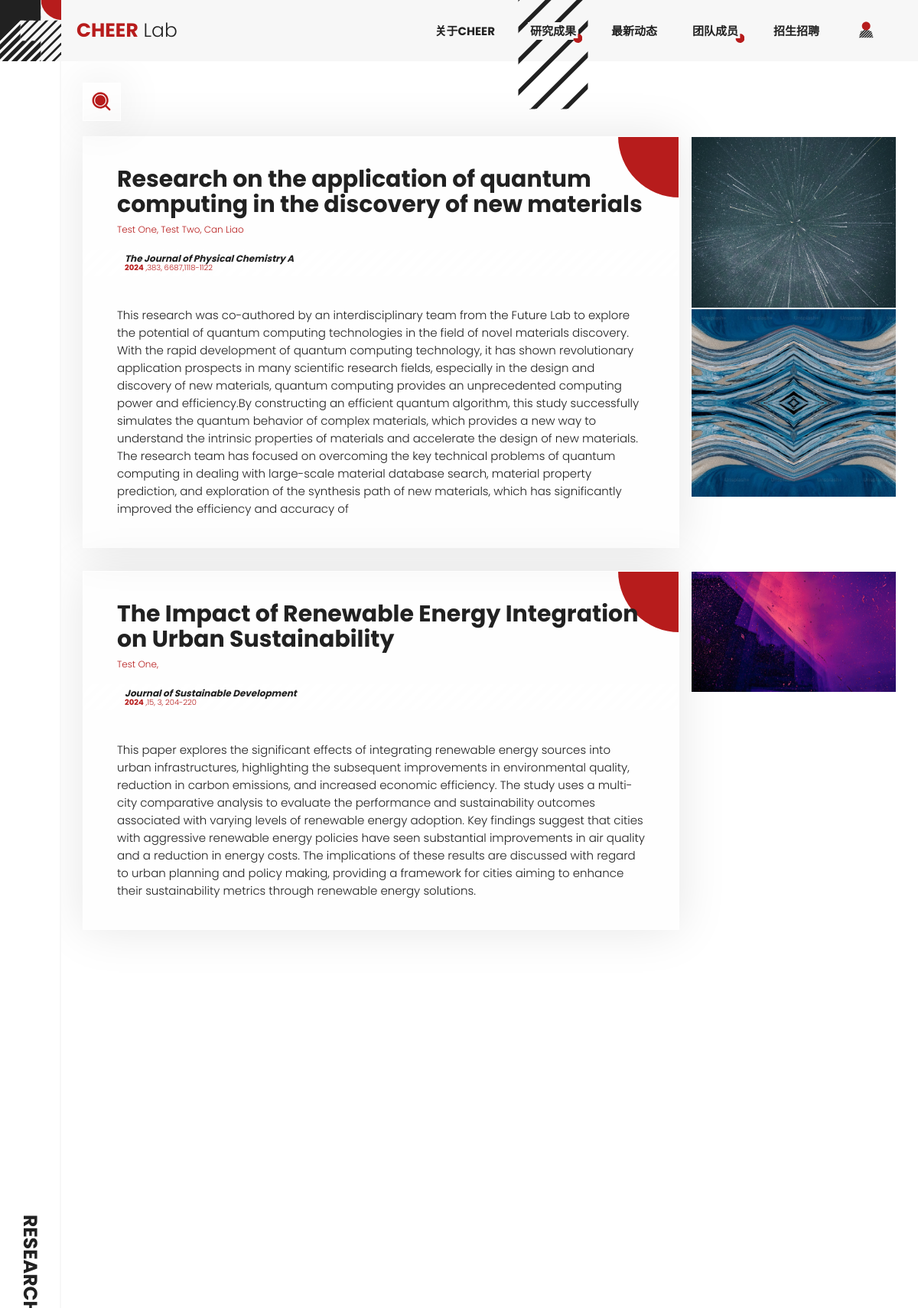
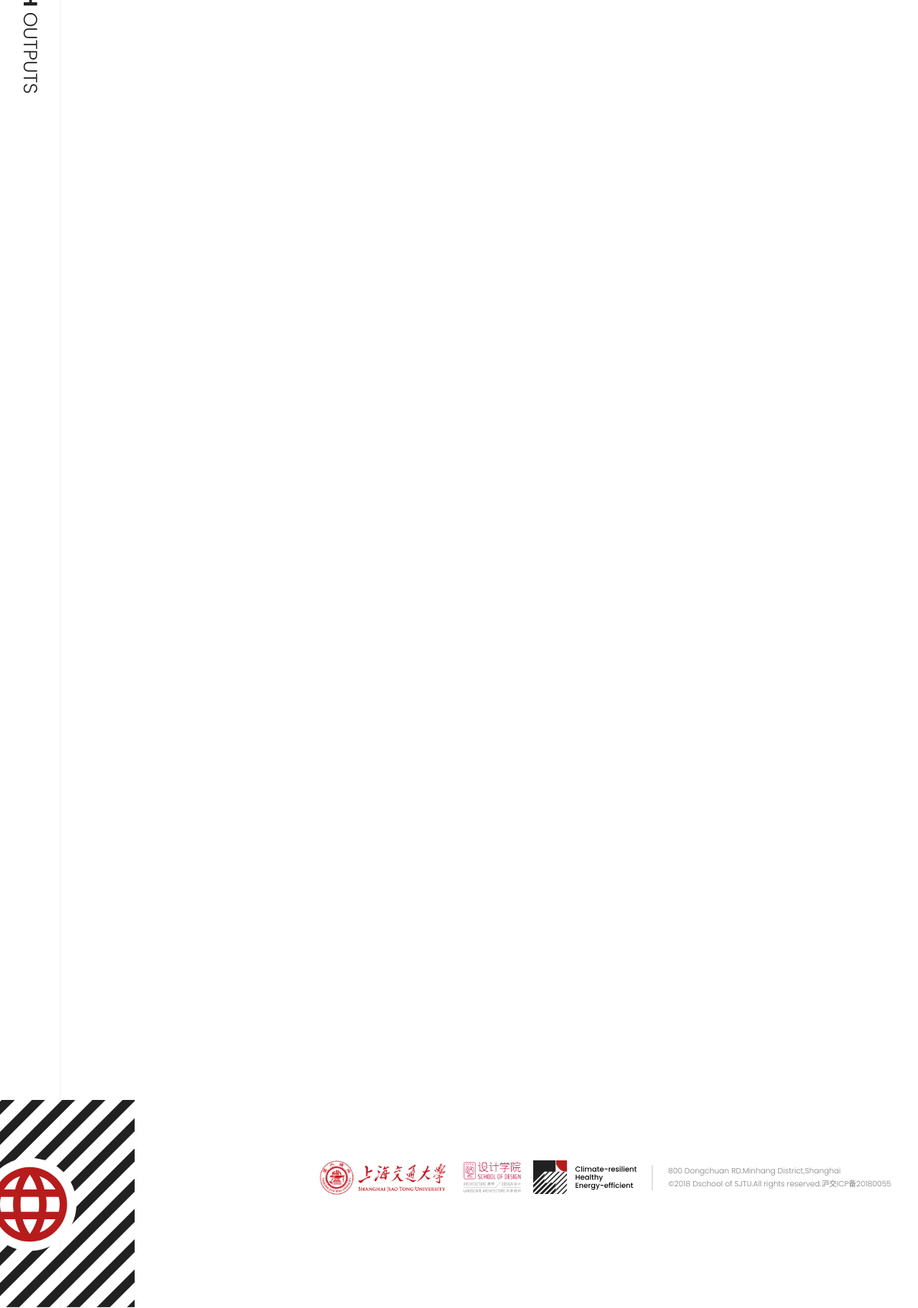
The page /pages/outputs.php on the database its author committed (2 pictures, top to bottom).
### tables this page shows
CREATE TABLE `Outputs` (
  `output_id` int NOT NULL AUTO_INCREMENT,
  `title` varchar(200) NOT NULL,
  `journal` varchar(100) DEFAULT NULL,
  `time` year NOT NULL,
  `volumn&pages` varchar(100) DEFAULT NULL,
  `abstract` varchar(1000) NOT NULL,
  `kind` int NOT NULL COMMENT '论文成果为0；实践成果为1',
  `other_authors` varchar(255) DEFAULT NULL COMMENT '使用英语逗号和空格分隔',
  PRIMARY KEY (`output_id`)
);

### includes/templates/articleBoxs.php (the view)
<?php
foreach ($results as $row) :
    $imageNames = explode(', ', $row['name_suffix'] ?? '');
    $alter_texts = explode(', ', $row['alter_texts'] ?? '');
?>
<div class = "articleBoxWithFigures">
    <article class="articleBox fadein">
        <h2><?= $row['title']?></h2>
        <p class="authors"><?= $row['author_names']. ', '. $row['other_authors']?></p>
        <div class="journalBox">
            <p class="journalName"><?= $row['journal']?></p>
            <p class="journalDetails"><span class="year"><?= $row['time']?></span> ,<span><?= $row['volumn&pages']?></span></p>
        </div>
        <p class="abstract"><?= $row['abstract']?></p>
    </article>
    <div class="figures">
        <?php foreach ($imageNames as $index => $imageName) :
            $alter_text = $alter_texts[$index] ?? 'No alt text here';
            ?>
            <img src="<?=BASE_URL?>images/<?= $imageName?>" alt="<?=$alter_text?>" class="fadein">
        <?php endforeach;?>
    </div>
</div>
<?php endforeach; ?>

### includes/templates/head.php (shortened to what this page needs)
<!DOCTYPE html>
<html>
    <head>
        <link rel="stylesheet" href="<?= BASE_URL;?>styles/style.css" />
    </head>

### pages/outputs.php (shortened to what this page needs)
<?php
    $conn = require_once '../includes/database.php';
    $current_page = basename($_SERVER['PHP_SELF']);
    $modified_page = str_replace(".php", "", $current_page);
    $sql = "SELECT o.*,
                GROUP_CONCAT(DISTINCT m.name_english ORDER BY m.name_english SEPARATOR ', ') AS author_names,
                GROUP_CONCAT(DISTINCT p.name_suffix ORDER BY p.name_suffix SEPARATOR ', ') AS name_suffix,
                GROUP_CONCAT(DISTINCT p.alter_text ORDER BY p.alter_text SEPARATOR ', ') AS alter_texts
            FROM Outputs o
            LEFT JOIN outputs_members om ON o.output_id = om.output_id
            LEFT JOIN Members m ON om.member_id = m.member_id
            LEFT JOIN Pictures p ON p.outputs_id = o.output_id
            GROUP BY o.output_id;";
    $stmt = $conn->prepare($sql);
    $stmt->execute();
    $results = $stmt->fetchAll(PDO::FETCH_ASSOC);
    include_once '../includes/templates/head.php';
    ?>
    <body>
        <div class="tranAniContatiner">
            <svg preserveAspectRatio="none" width="100%" height="100%">
            </svg>
        </div>
        <?php include_once '../includes/templates/header.php';?>
        <div class="container">
            <?php include_once '../includes/templates/sidebar.php';?>
            <section class="content" id="outputsContainer">
                <div id="searchButton">
                    <img id="searchIcon" src="<?=BASE_URL?>images/icon/search.svg" alt="search_icon">
                </div>
                <div id="<?=$modified_page?>">
                    <?php include '../includes/templates/articleBoxs.php';?>
                </div>
            </section>
            <div id="modelContainer"></div>
        </div>
    </body>
    <?php
    $footer_position = 'footer_right';
    include_once '../includes/templates/footer.php';
    ?>
</html>

### includes/templates/header.php (shortened to what this page needs)
<header>
    <nav>
        <a href="<?= BASE_URL;?>index.php" class="LOGO nextPageLink"><div class="LOGO">
            <img id="logo" src="<?= BASE_URL;?>images/icon/LOGO.svg" alt="LOGO" />
            <p><span class="bold em">CHEER</span> <span class="light">Lab</span></p>
        </div></a>
        <ul>
            <li id="<?= ($current_page == 'about_us.php')? 'current' : '' ?>"><a href="<?= BASE_URL;?>pages/about_us.php" class="text_hover nextPageLink" >
                关于CHEER</a></li>
            <li id="<?= ($current_page == 'outputs.php')? 'current' : '' ?>" class="deployable sub2">
                <a href="<?= BASE_URL;?>pages/outputs.php" class="text_hover nextPageLink" >
                研究成果</a>
            </li>
            <li id="<?= ($current_page == 'news.php')? 'current' : '' ?>"><a href="<?= BASE_URL;?>pages/news.php" class="text_hover nextPageLink" >
                最新动态</a></li>
            <li id="<?= ($current_page == 'members.php')? 'current' : '' ?>" class="deployable sub3"><a href="<?= BASE_URL;?>pages/members.php" class="text_hover nextPageLink" >
                团队成员</a>
            </li>
            <li id="<?= ($current_page == 'enrollment.php')? 'current' : '' ?>"><a href="<?= BASE_URL;?>pages/enrollment.php" class="text_hover nextPageLink" >
                招生招聘</a></li>
            <li><a href="<?= BASE_URL;?>pages/user.php" class="'nextPageLink"><img src="<?= BASE_URL;?>images/icon/icon_user.svg" alt="user page"></a></li>
        </ul>
    </nav>
</header>

### includes/templates/sidebar.php (shortened to what this page needs)
<?php
switch($current_page){
    case "outputs.php":
        $side_title_1 = "RESEARCH";
        $side_title_2 = " OUTPUTS";
        break;
    }
?>
<section class="side_bar">
    <h1><span class="bold"><?=$side_title_1?></span><span class="light"><?=$side_title_2?></span></h1>
    <img src="<?= BASE_URL;?>images/icon/language_switcher.svg"/>
</section>

### includes/templates/footer.php
<footer id="<?= $footer_position == 'footer_left' ? 'footer_left' : 'footer' ?>">
    <img id="sjtu_logo" src="<?= BASE_URL ?>images/icon/LOGO_SJTU.png" />
    <img id="ds_logo" src="<?= BASE_URL ?>images/icon/LOGO_DS.png" />
    <img id="lab_logo" src="<?= BASE_URL ?>images/icon/LOGO_FULL.svg" />
    <p id="copyright">800 Dongchuan RD.Minhang District,Shanghai<br/>
        ©2018 Dschool of SJTU.All rights reserved.沪交ICP备20180055</p>
</footer>

### rows shown on the page
outputs: title "Research on the application of quantum computing in the discovery of new materials", author_names "Test One, Test Two", other_authors "Can Liao", journal "The Journal of Physical Chemistry A", time "2024", value "383, 6687,1118-1122", abstract "This research was co-authored by an interdisciplinary team from the Future Lab to explore the potential of quantum computing technologies in the field of novel materials discovery. With the rapid development of quantum computing technology, it has shown revolutionary application prospects in many scientific research fields, especially in the design and discovery of new materials, quantum computing provides an unprecedented computing power and efficiency.By constructing an efficient quantum algorithm, this study successfully simulates the quantum behavior of complex materials, which provides a new way to understand the intrinsic properties of materials and accelerate the design of new…"
outputs: title "The Impact of Renewable Energy Integration on Urban Sustainability", author_names "Test One", journal "Journal of Sustainable Development", time "2024", value "15, 3, 204-220", abstract "This paper explores the significant effects of integrating renewable energy sources into urban infrastructures, highlighting the subsequent improvements in environmental quality, reduction in carbon emissions, and increased economic efficiency. The study uses a multi-city comparative analysis to evaluate the performance and sustainability outcomes associated with varying levels of renewable energy adoption. Key findings suggest that cities with aggressive renewable energy policies have seen substantial improvements in air quality and a reduction in energy costs. The implications of these results are discussed with regard to urban planning and policy making, providing a framework for cities…", shows a picture

### other values the page prints
$side_title_1 "RESEARCH"
$side_title_2 "OUTPUTS"
